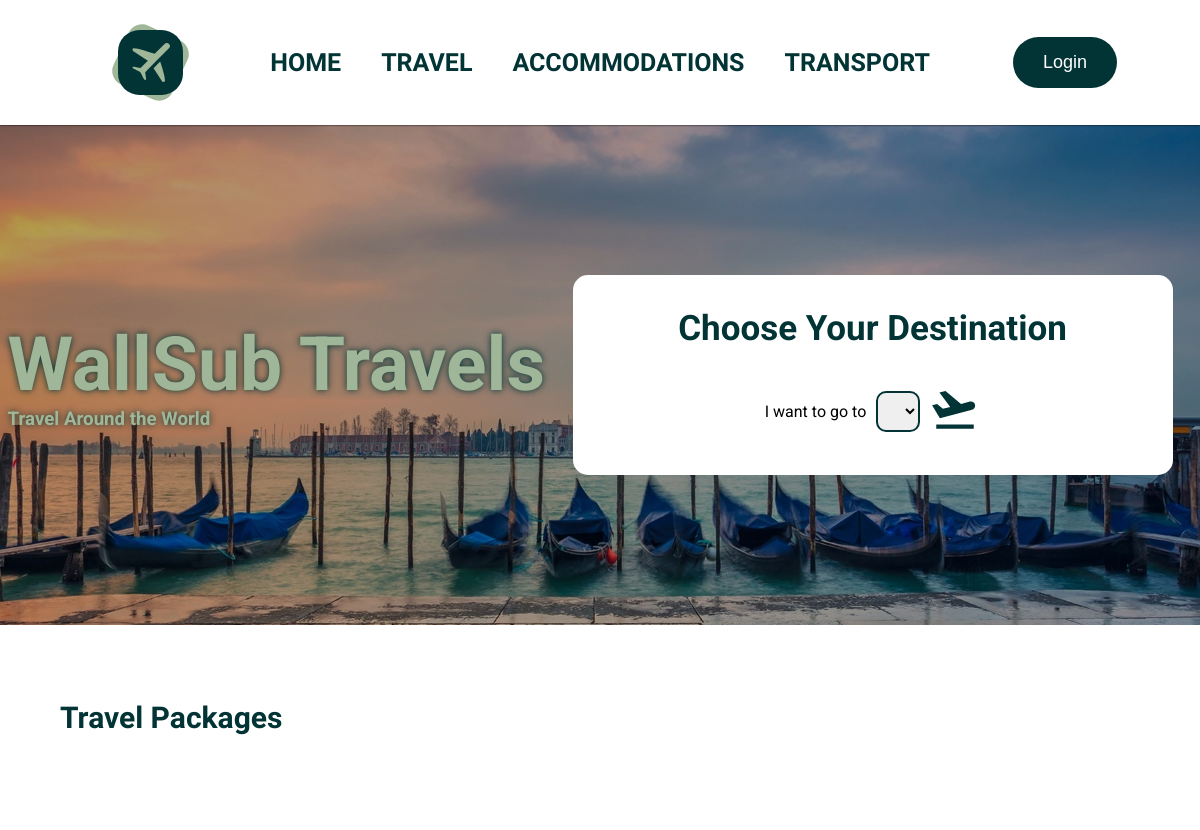
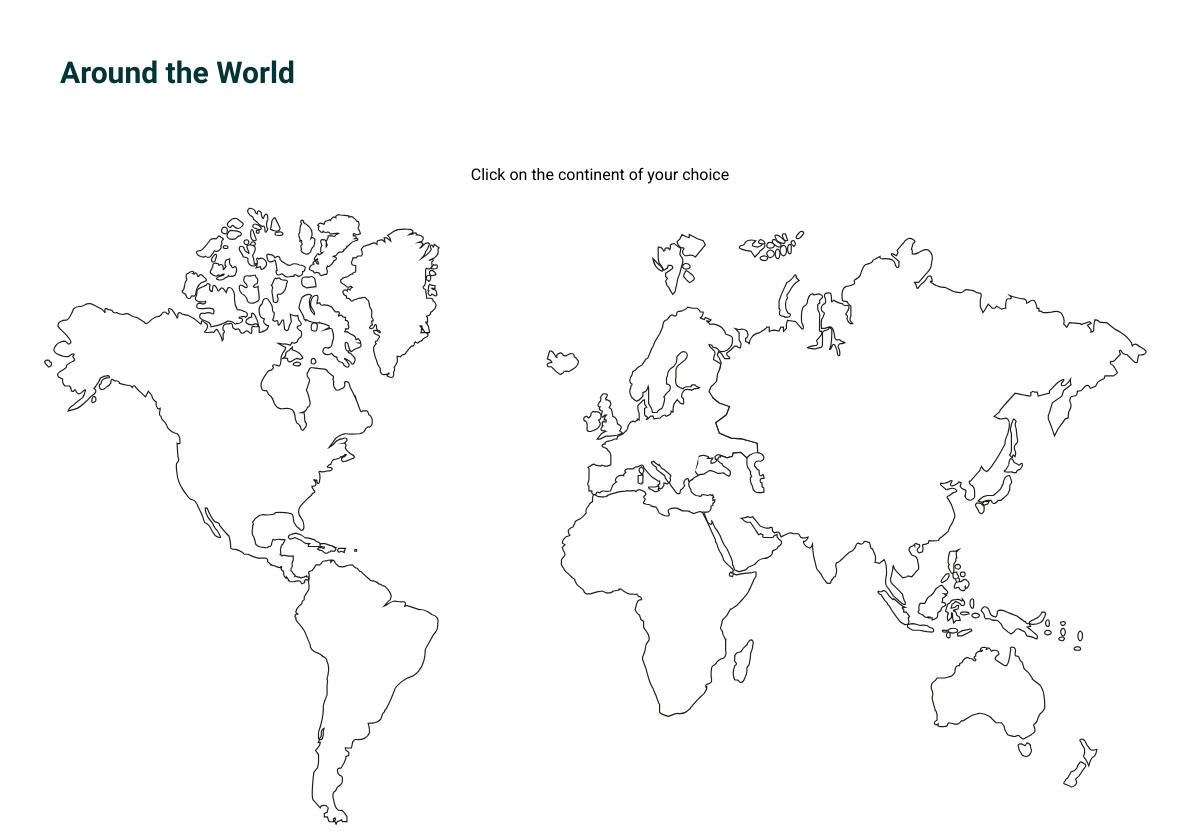
/, run on an earlier commit of the app's database (2 pictures, top to bottom).
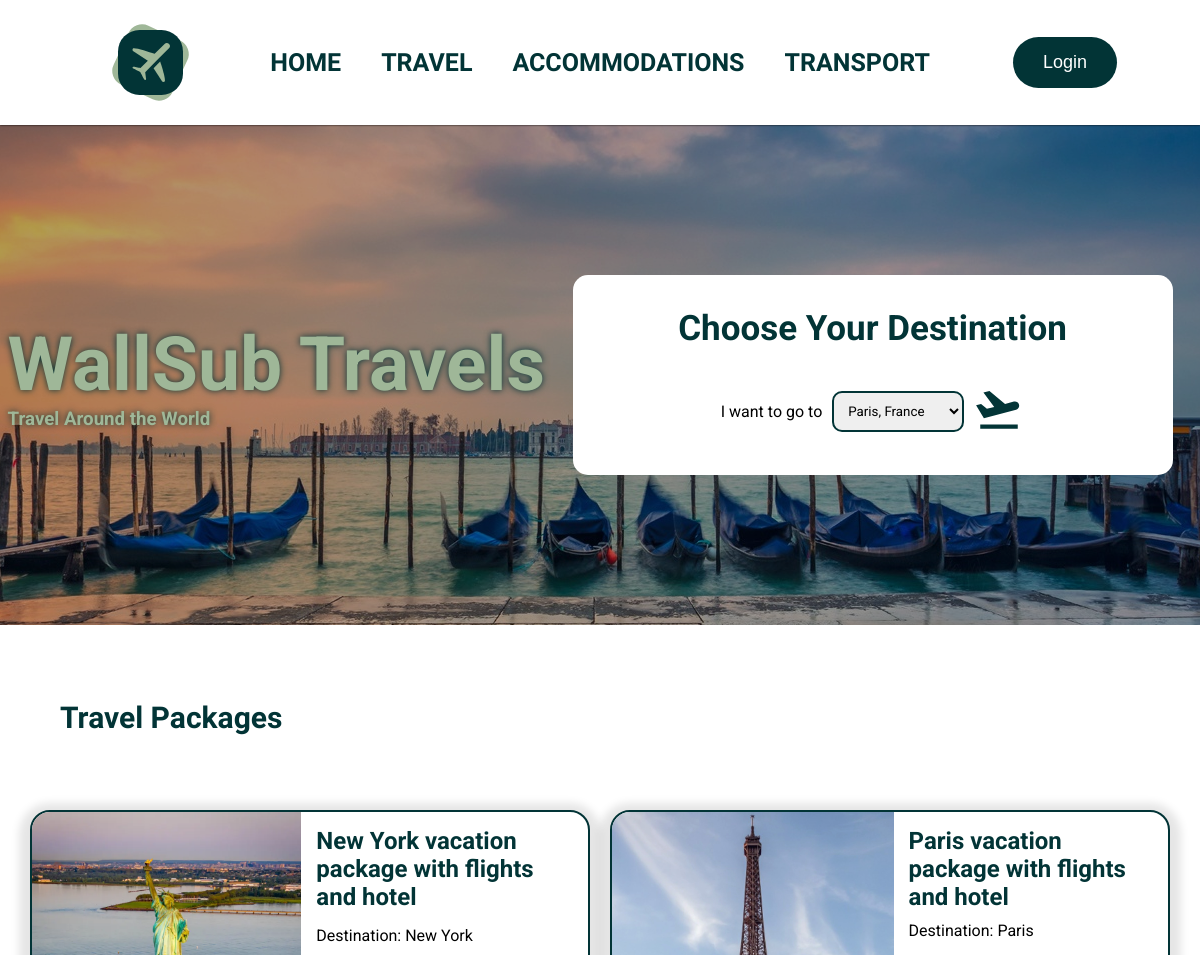
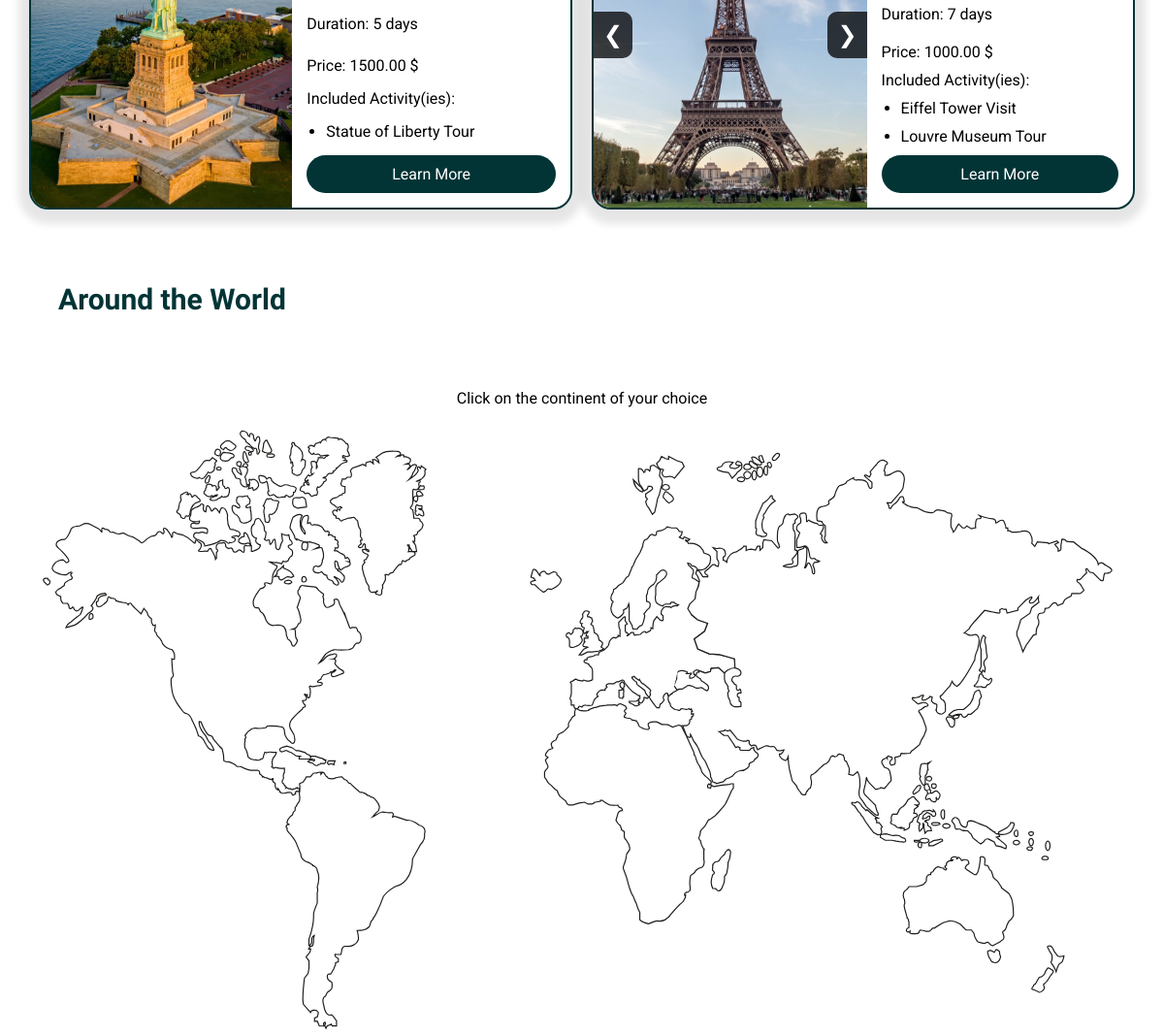
And on a later commit of the database (2 pictures, top to bottom).
### tables this page shows
CREATE TABLE activity (
    activity_id INT AUTO_INCREMENT PRIMARY KEY,
    company_id INT NOT NULL,
    package_reference_id INT NOT NULL,
    activity_name VARCHAR(255) NOT NULL,
    activity_photo VARCHAR(100) NOT NULL UNIQUE,
    activity_description TEXT,
    duration_hours DECIMAL(5, 2),  
    FOREIGN KEY (package_reference_id) REFERENCES package_reference(package_reference_id) ON DELETE CASCADE,
    FOREIGN KEY (company_id) REFERENCES company(company_id) ON DELETE CASCADE
);

CREATE TABLE package_reference (
    package_reference_id INT AUTO_INCREMENT PRIMARY KEY,
    company_id INT NOT NULL,
    destination_id INT NOT NULL,
    transport_reference_id INT DEFAULT NULL,
    accommodation_reference_id INT DEFAULT NULL, 
    duration INT NOT NULL,  
    price DECIMAL(10, 2) NOT NULL,
    description TEXT NOT NULL,
    created_at TIMESTAMP DEFAULT CURRENT_TIMESTAMP,
    FOREIGN KEY (company_id) REFERENCES company(company_id) ON DELETE CASCADE,
    FOREIGN KEY (destination_id) REFERENCES destination(destination_id) ON DELETE CASCADE,
    FOREIGN KEY (transport_reference_id) REFERENCES transport_reference(transport_reference_id) ON DELETE CASCADE,
    FOREIGN KEY (accommodation_reference_id) REFERENCES accommodation_reference(accommodation_reference_id) ON DELETE CASCADE
);

CREATE TABLE destination (
    destination_id INT AUTO_INCREMENT PRIMARY KEY,
    continent ENUM('eu', 'na', 'sa', 'oc', 'af') NOT NULL,
    country VARCHAR(100) NOT NULL,
    city VARCHAR(100) NOT NULL
);

### web/controllers/homeController.php (called while the page is built, shortened)
<?php
class homeController
{
    public function __construct()
    {
        $this->_model = new model();
        $packages = $this->_model->executeQuery("SELECT * FROM `package_reference` p INNER JOIN destination d ON p.destination_id = d.destination_id WHERE (SELECT COUNT(*) FROM activity WHERE package_reference_id = p.package_reference_id) >= 1 ORDER BY package_reference_id DESC LIMIT 4");
        if (count($packages) > 0) {
            $sql = "SELECT * FROM activity";
            $conditions = [];
            $params = [];
            foreach ($packages as $pack) {
                $conditions[] = "package_reference_id = ?";
                $params[] = $pack['package_reference_id'];
            }
            if ($conditions) {
                $sql .= " WHERE " . implode(" OR ", $conditions);
            }
            $activities = $this->_model->executeQuery($sql, $params);
        }
        if (isset($_SESSION['type']) and $_SESSION['type'] == "client") {
            $sql = "SELECT pr.*, d.city
            FROM package_reference pr
            INNER JOIN destination d ON pr.destination_id = d.destination_id
            JOIN transport_reference tr ON pr.transport_reference_id = tr.transport_reference_id
            JOIN client c ON c.client_id = ?
            LEFT JOIN reservation r ON pr.package_reference_id = r.package_id AND r.client_id = c.client_id
            WHERE c.travel_preferences = tr.transport_type
            AND r.package_id IS NULL
            LIMIT 4;";
            $recommendation = $this->_model->executeQuery($sql, [$_SESSION['id']]);
        }
        else {
            $recommendation = [];
        }
        $data = $this->_model->extract("home.json");
        $destinations = $this->_model->executeQuery("SELECT * FROM `destination`");
        $this->_view = new view("home");
        $this->_view->buildUp(array("data" => $data, "packages" => $packages, "activities" => $activities, "destinations" => $destinations, "recommendation" => $recommendation));
    }
}

### web/index.php (called while the page is built, shortened)
<?php
require_once('core/model.php');
require_once('core/view.php');
new controller();

### web/core/model.php (called while the page is built, shortened)
<?php
class model
{
    private $_pdo;
    public function __construct()
    {
        $conf = json_decode(file_get_contents($_SERVER['DOCUMENT_ROOT'] . '/data/config.json'), true);
        try {
            $this->_pdo = new PDO(
                "mysql:host=" . $conf['hostname'] . ";dbname=" . $conf['database'] . ";port=3306",
                $conf['username'],
                $conf['password'],
                [
                    PDO::ATTR_ERRMODE => PDO::ERRMODE_EXCEPTION,
                    PDO::ATTR_DEFAULT_FETCH_MODE => PDO::FETCH_ASSOC
                ]
            );
        } catch (PDOException $e) {
?>
            <style>
                * {
                    margin: 0;
                    padding: 0;
                    box-sizing: border-box;
                }
                body,
                html {
                    height: 100%;
                    font-family: Arial, sans-serif;
                }
                .error-container {
                    display: flex;
                    justify-content: center;
                    align-items: center;
                    height: 100vh;
                    background-color: #f8d7da;
                    color: #721c24;
                }
                .error-box {
                    text-align: center;
                    padding: 20px;
                    border: 2px solid #f5c6cb;
                    border-radius: 10px;
                    background-color: white;
                    box-shadow: 0px 4px 15px rgba(0, 0, 0, 0.1);
                }
                .error-box h1 {
                    font-size: 2.5em;
                    margin-bottom: 10px;
                }
                .error-box p {
                    font-size: 1.2em;
                }
            </style>
            <div class="error-container">
                <div class="error-box">
                    <h1><?= ERROR['base'] ?></h1>
                    <p><?= ERROR['database']['ready'] ?><br><?= ERROR['wait'] ?></p>
                </div>
            </div>
            <script>
                setInterval(() => {
                    window.location = "<?= URL ?>";
                }, 3000);
            </script>
<?php
            exit();
        }
    }
    public function executeQuery(string $sql, array $params = []): ?array
    {
        $stmt = $this->_pdo->prepare($sql);
        if ($stmt->execute($params)) {
            $result = $stmt->fetchAll(PDO::FETCH_ASSOC);
            return !empty($result) ? $result : null;
        } else {
            throw new Exception("Query execution failed.");
        }
    }
}

### web/views/homeView.php (the view, shortened to what the rows shown need)
<section>
    <div class="content-header">
        <div class="main-cover">
            <h1><?= $data['header']['title'] ?></h1>
        </div>
        <div class="main-search-bar">
            <h2><?= $data['form']['title'] ?></h2>
        </div>
    </div>
    <section id="home-content">
        <h1><?= $data['packs']['title'] ?></h1>
        <div class="package-container">
            <?php foreach ($packages as $package) : ?>
                <div class="package-card">
                    <div class="package-carousel" id="carousel-<?= $package['package_reference_id'] ?>">
                        <div class="carousel-images">
                            <?php
                            $activityImages = array_filter($activities, fn($activity) => $activity['package_reference_id'] === $package['package_reference_id']);
                            if (count($activityImages) <= 1) {
                                $showCarousel = 0;
                            } else {
                                $showCarousel = 1;
                            }
                            $firstElement = true;
                            foreach ($activityImages as $activity) : ?>
                                <img src="<?= URL . "public/img/activities/" . htmlspecialchars($activity['activity_photo']) ?>"
                                    alt="Image of <?= htmlspecialchars($activity['activity_name']) ?>"
                                    class="carousel-image <?= $firstElement ? 'active' : '' ?>">
                                <?php $firstElement = false; ?>
                            <?php endforeach; ?>
                        </div>
                        <?php if ($showCarousel) : ?>
                            <button class="carousel-btn prev-btn" onclick="changeSlide(-1, 'carousel-<?= $package['package_reference_id'] ?>')">❮</button>
                            <button class="carousel-btn next-btn" onclick="changeSlide(1, 'carousel-<?= $package['package_reference_id'] ?>')">❯</button>
                        <?php endif; ?>
                    </div>
                    <div class="package-description">
                        <h3><?= htmlspecialchars($package['description']) ?></h3>
                        <p><?= $data['packs']['destination'] ?>: <?= htmlspecialchars($package['city']) ?></p>
                        <p><?= $data['packs']['duration'] ?>: <?= htmlspecialchars($package['duration']) ?> <?= $data['packs']['days'] ?></p>
                        <p><?= $data['packs']['price'] ?>: <?= htmlspecialchars($package['price']) ?> <?= CURRENCY ?></p>
                        <h4><?= $activityImages ? $data['packs']['activities'] . ':' : 'No Activities Available' ?></h4>
                        <?php if ($activityImages) : ?>
                            <ul>
                                <?php foreach ($activityImages as $activity) : ?>
                                    <li>
                                        <p><strong><?= htmlspecialchars($activity['activity_name']) ?></strong></p>
                                    </li>
                                <?php endforeach; ?>
                            </ul>
                        <?php endif; ?>
                        <a href="<?= URL . "travel/show/" . $package['package_reference_id'] ?>" class="learn-more-btn"><?= $data['packs']['more'] ?></a>
                    </div>
                </div>
            <?php endforeach; ?>
        </div>
        <h1><?= $data['map']['title'] ?></h1>
    </section>
</section>

What changed in the data, as far as the page shows it:
added package_reference: description "New York vacation package with flights and hotel", destination.city "New York", duration "5", price "1500.00"
added activity: activity_photo (picture), activity_name "Statue of Liberty Tour"
added package_reference: description "Paris vacation package with flights and hotel", destination.city "Paris", duration "7", price "1000.00"
added activity: activity_photo (picture), activity_name "Eiffel Tower Visit"
added activity: activity_name "Louvre Museum Tour", shown under "Paris vacation package with flights and hotel"
Also different on the page:
form field destination: (not shown) → "Paris, France"
